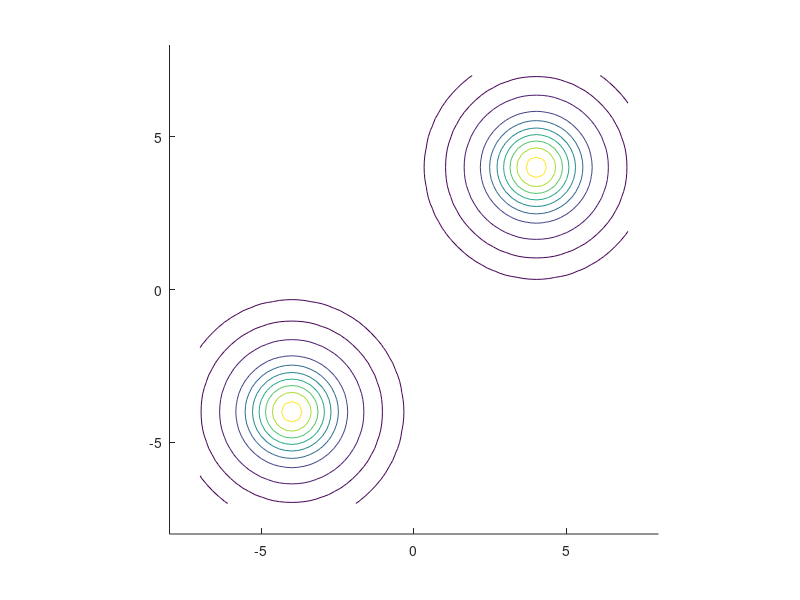

Source code (MATLAB): (Note: this script raises an error after producing the figure.)
clear; clc;

mu{1} = @(n) [4 4]+randn(n,2);
mu{2} = @(n) [-4 -4]+randn(n,2);
options.sampler = @(n) [-8 -8]+16*rand(n,2);

%% Initial normal distribution
x1 = -7:.2:7;
x2 = -7:.2:7;
[X1, X2] = meshgrid(x1, x2);

F{1} = mvnpdf([X1(:) X2(:)], [4 4], eye(2));
F{1} = reshape(F{1}, length(x2), length(x1));
F{2} = mvnpdf([X1(:) X2(:)], [-4 -4], eye(2));
F{2} = reshape(F{2}, length(x2), length(x1));

%% Iteratively show each barycenter point as it is being added
filename = 'fw-updates.gif';
fig = figure;

hold on;
% h1 = fill([-5 -5 -3 -3 -5], [-5 -3 -3 -5 -5], 'r');
% h2 = fill([3 3 5 5 3], [3 5 5 3 3], 'b');
% set(h1, 'facealpha', .3);
% set(h2, 'facealpha', .3);
contour(x1, x2, 5 * F{1}, [.001 .01 .05:.1:.95 .99 .999 .9999]); 
contour(x1, x2, 5 * F{2}, [.001 .01 .05:.1:.95 .99 .999 .9999]);
axis([-8 8 -8 8]);

%grid on;
axis on;
axis equal;

iters = 100;
X = [];
w = [];
for i=1:iters
    fprintf('Iteration %d\n', i);

    [X, w] = powercell_update(X, w, mu, options);
    s = scatter(X(:,1), X(:,2), 50, [0.9 0.9 0],...
                'filled', 'MarkerEdgeColor', [0 0 0],...
                'LineWidth', 1);

    frame = getframe(fig);
    im = frame2im(frame);
    [imind, cm] = rgb2ind(im, 256);

    if i==1
        imwrite(imind, cm, filename, 'gif', 'Loopcount', inf, 'DelayTime', 0.5);
    else
        imwrite(imind, cm, filename, 'gif', 'WriteMode', 'append', 'DelayTime', 0.5);
    end

    if i~=100
        delete(s);
    end
end